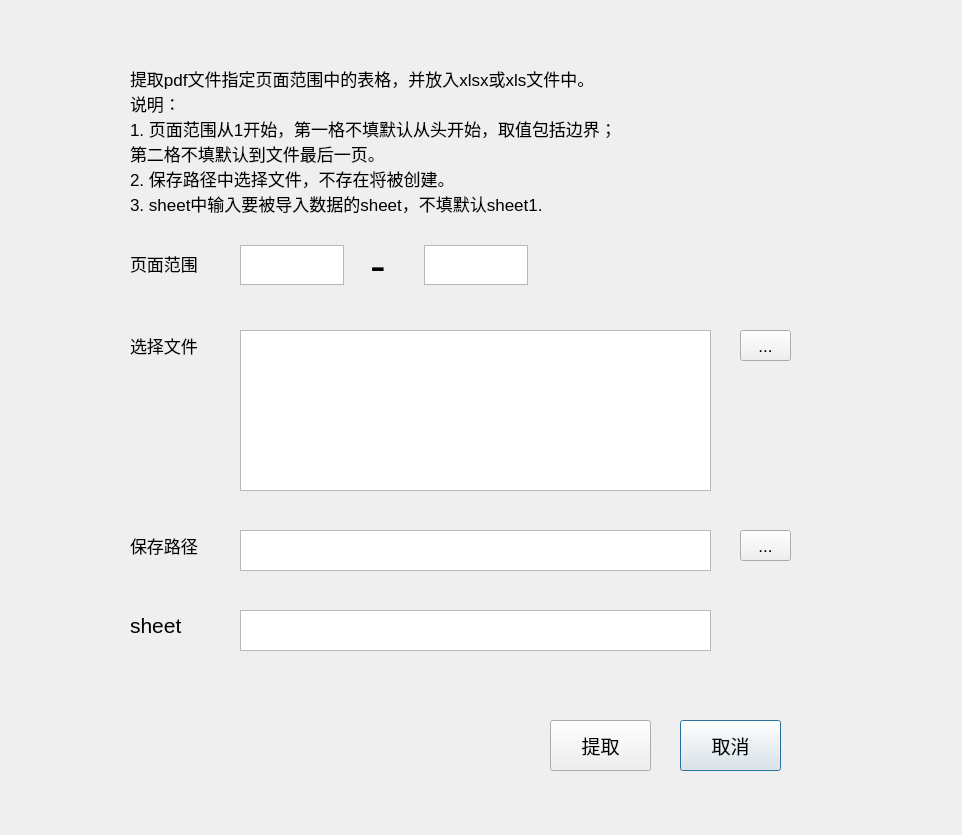
<?xml version="1.0" encoding="UTF-8"?>
<ui version="4.0">
 <class>Dialog</class>
 <widget class="QDialog" name="Dialog">
  <property name="geometry">
   <rect>
    <x>0</x>
    <y>0</y>
    <width>962</width>
    <height>835</height>
   </rect>
  </property>
  <property name="maximumSize">
   <size>
    <width>9999</width>
    <height>9999</height>
   </size>
  </property>
  <property name="font">
   <font>
    <pointsize>13</pointsize>
   </font>
  </property>
  <property name="windowTitle">
   <string>Dialog</string>
  </property>
  <widget class="QTextEdit" name="beginPageEdit">
   <property name="geometry">
    <rect>
     <x>240</x>
     <y>245</y>
     <width>104</width>
     <height>40</height>
    </rect>
   </property>
  </widget>
  <widget class="QLabel" name="label">
   <property name="geometry">
    <rect>
     <x>130</x>
     <y>238</y>
     <width>101</width>
     <height>51</height>
    </rect>
   </property>
   <property name="font">
    <font>
     <pointsize>13</pointsize>
    </font>
   </property>
   <property name="text">
    <string>页面范围</string>
   </property>
  </widget>
  <widget class="QTextEdit" name="endPageEdit">
   <property name="geometry">
    <rect>
     <x>424</x>
     <y>245</y>
     <width>104</width>
     <height>40</height>
    </rect>
   </property>
  </widget>
  <widget class="QLabel" name="label_2">
   <property name="geometry">
    <rect>
     <x>370</x>
     <y>220</y>
     <width>31</width>
     <height>91</height>
    </rect>
   </property>
   <property name="font">
    <font>
     <pointsize>35</pointsize>
    </font>
   </property>
   <property name="text">
    <string>-</string>
   </property>
  </widget>
  <widget class="QLabel" name="label_3">
   <property name="geometry">
    <rect>
     <x>130</x>
     <y>330</y>
     <width>91</width>
     <height>31</height>
    </rect>
   </property>
   <property name="font">
    <font>
     <pointsize>13</pointsize>
    </font>
   </property>
   <property name="text">
    <string>选择文件</string>
   </property>
  </widget>
  <widget class="QTextEdit" name="textEdit_2">
   <property name="geometry">
    <rect>
     <x>240</x>
     <y>530</y>
     <width>471</width>
     <height>41</height>
    </rect>
   </property>
   <property name="font">
    <font>
     <pointsize>13</pointsize>
    </font>
   </property>
  </widget>
  <widget class="QTextEdit" name="textEdit">
   <property name="geometry">
    <rect>
     <x>240</x>
     <y>330</y>
     <width>471</width>
     <height>161</height>
    </rect>
   </property>
   <property name="font">
    <font>
     <pointsize>13</pointsize>
    </font>
   </property>
  </widget>
  <widget class="QToolButton" name="selectFileBtn">
   <property name="geometry">
    <rect>
     <x>740</x>
     <y>330</y>
     <width>51</width>
     <height>31</height>
    </rect>
   </property>
   <property name="font">
    <font>
     <pointsize>13</pointsize>
    </font>
   </property>
   <property name="text">
    <string>...</string>
   </property>
  </widget>
  <widget class="QLabel" name="label_4">
   <property name="geometry">
    <rect>
     <x>130</x>
     <y>530</y>
     <width>91</width>
     <height>31</height>
    </rect>
   </property>
   <property name="font">
    <font>
     <pointsize>13</pointsize>
    </font>
   </property>
   <property name="text">
    <string>保存路径</string>
   </property>
  </widget>
  <widget class="QToolButton" name="selectPathBtn">
   <property name="geometry">
    <rect>
     <x>740</x>
     <y>530</y>
     <width>51</width>
     <height>31</height>
    </rect>
   </property>
   <property name="font">
    <font>
     <pointsize>13</pointsize>
    </font>
   </property>
   <property name="text">
    <string>...</string>
   </property>
  </widget>
  <widget class="QPushButton" name="exitBtn">
   <property name="geometry">
    <rect>
     <x>680</x>
     <y>720</y>
     <width>101</width>
     <height>51</height>
    </rect>
   </property>
   <property name="font">
    <font>
     <pointsize>14</pointsize>
    </font>
   </property>
   <property name="text">
    <string>取消</string>
   </property>
  </widget>
  <widget class="QPushButton" name="operateBtn">
   <property name="geometry">
    <rect>
     <x>550</x>
     <y>720</y>
     <width>101</width>
     <height>51</height>
    </rect>
   </property>
   <property name="font">
    <font>
     <pointsize>14</pointsize>
    </font>
   </property>
   <property name="text">
    <string>提取</string>
   </property>
  </widget>
  <widget class="QLabel" name="label_5">
   <property name="geometry">
    <rect>
     <x>130</x>
     <y>50</y>
     <width>811</width>
     <height>181</height>
    </rect>
   </property>
   <property name="font">
    <font>
     <pointsize>13</pointsize>
    </font>
   </property>
   <property name="text">
    <string>提取pdf文件指定页面范围中的表格，并放入xlsx或xls文件中。
说明：
1. 页面范围从1开始，第一格不填默认从头开始，取值包括边界；
第二格不填默认到文件最后一页。
2. 保存路径中选择文件，不存在将被创建。
3. sheet中输入要被导入数据的sheet，不填默认sheet1.</string>
   </property>
  </widget>
  <widget class="QTextEdit" name="sheet">
   <property name="geometry">
    <rect>
     <x>240</x>
     <y>610</y>
     <width>471</width>
     <height>41</height>
    </rect>
   </property>
   <property name="font">
    <font>
     <pointsize>13</pointsize>
    </font>
   </property>
  </widget>
  <widget class="QLabel" name="label_6">
   <property name="geometry">
    <rect>
     <x>130</x>
     <y>610</y>
     <width>91</width>
     <height>31</height>
    </rect>
   </property>
   <property name="font">
    <font>
     <pointsize>16</pointsize>
    </font>
   </property>
   <property name="text">
    <string>sheet</string>
   </property>
  </widget>
 </widget>
 <resources>
  <include location="pictures.qrc"/>
 </resources>
 <connections/>
</ui>
